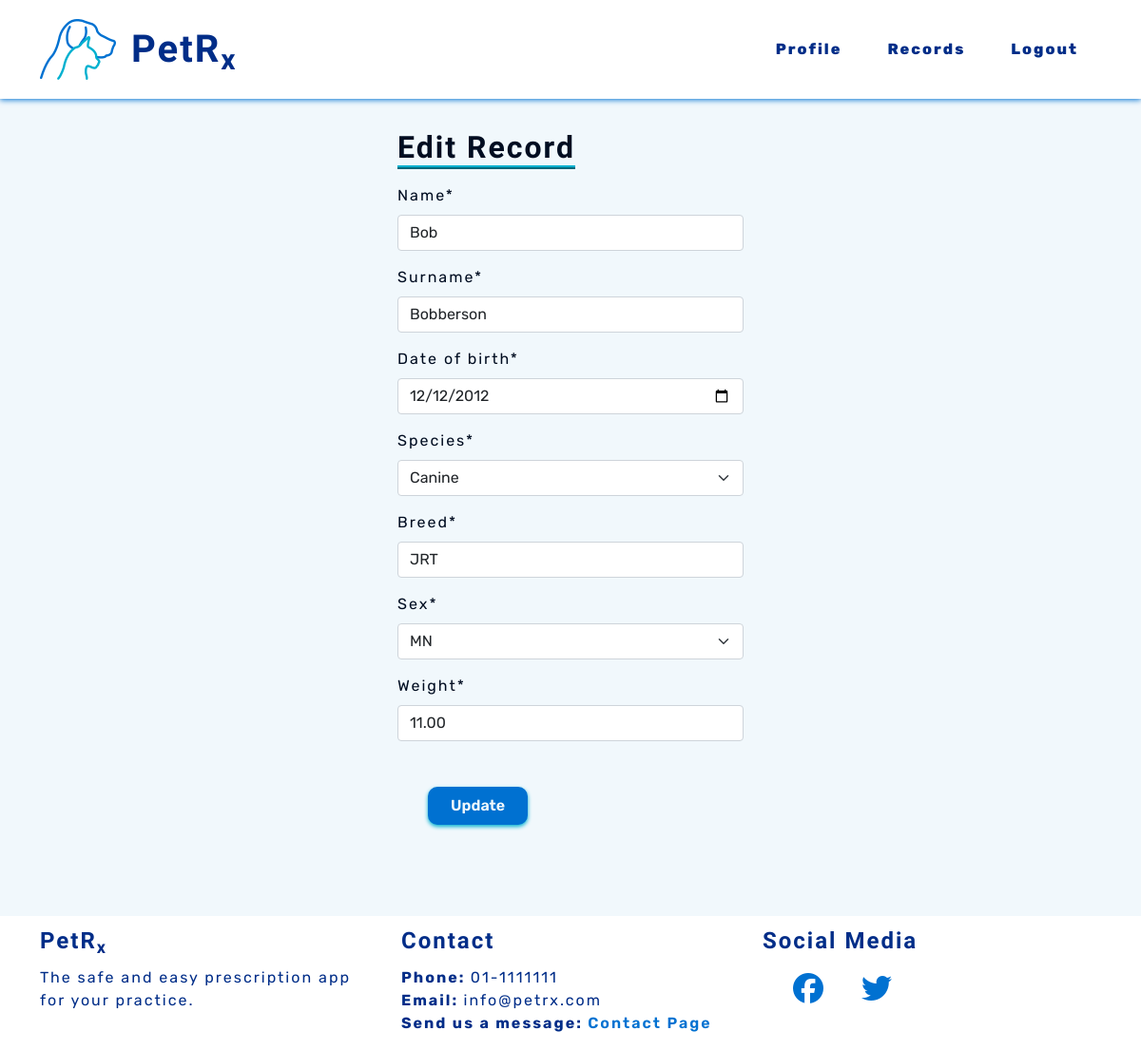
Before: /records/edit-animal/1 (signed in) with the older database file.
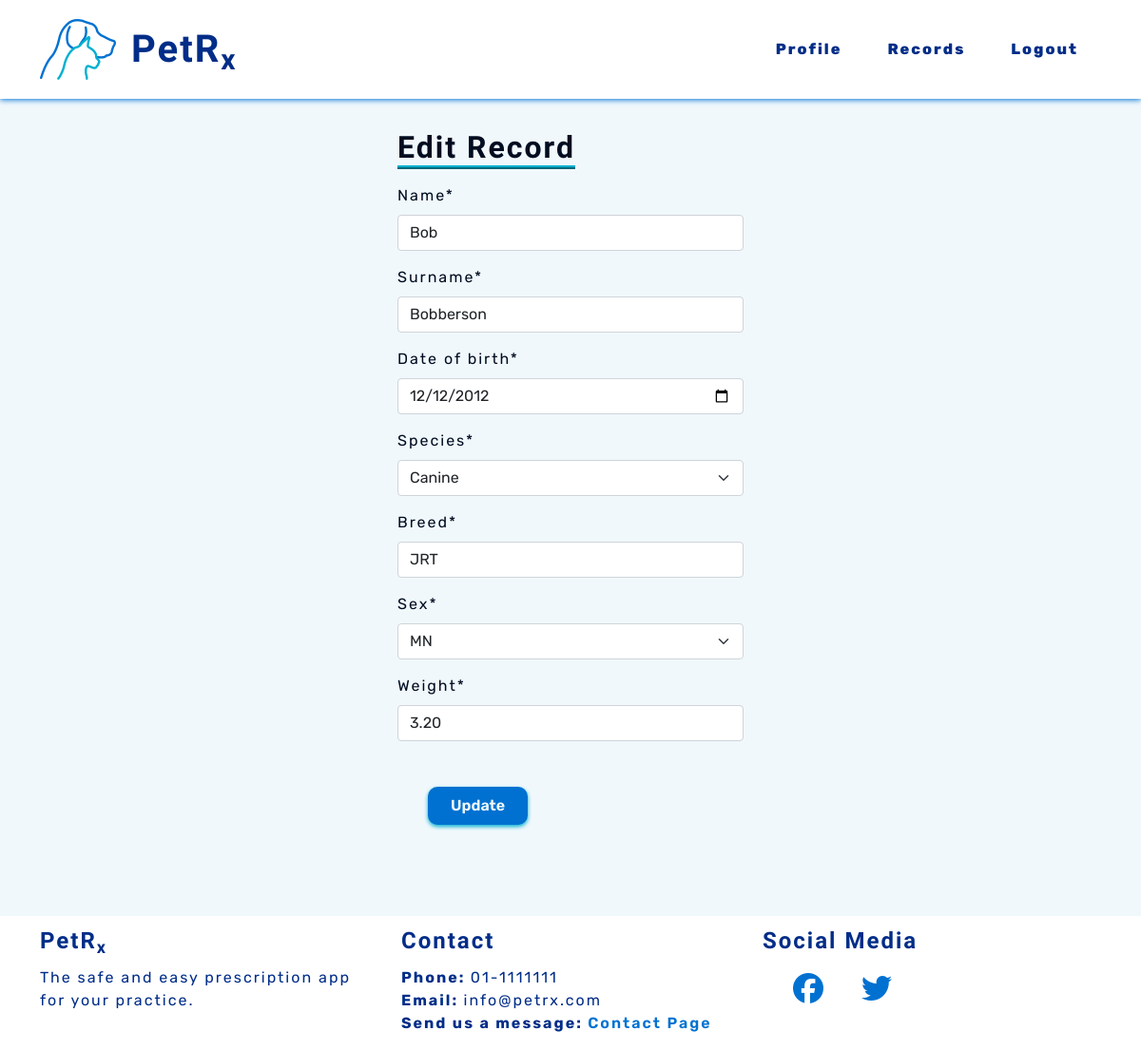
After: the same page with the newer database file.
### records/models.py (models this page shows, shortened)
class Record(models.Model):
    name = models.CharField(max_length=50)
    surname = models.CharField(max_length=50)
    date_of_birth = models.DateField()
    species = models.CharField(choices=SPECIES, max_length=10)
    breed = models.CharField(max_length=50)
    sex = models.CharField(choices=SEX, max_length=10)
    weight = models.DecimalField(max_digits=5, decimal_places=2)
    note = models.CharField(max_length=300, blank=True)
    class Meta:
        ordering = ['surname']
        unique_together = [
            'name',
            'surname',
            'date_of_birth',
            'species',
            'sex']

### petrx/decorators.py (the view)
    def wrapper(request, *args, **kwargs):
        if request.user.is_authenticated:
            if request.user.is_active:
                return function(request, *args, **kwargs)
            else:
                return render(request, 'vetprofiles/restricted.html')
        else:
            return redirect('vetprofiles:login')

### records/forms.py
class RecordForm(forms.ModelForm):
    class Meta:
        model = Record
        fields = [
            'name',
            'surname',
            'date_of_birth',
            'species',
            'breed',
            'sex',
            'weight']
        widgets = {
            'date_of_birth': DateInput(),
        }
        error_messages = {
            NON_FIELD_ERRORS: {
                'unique_together': "A record already exists with the same %(field_labels)s.",  # noqa
            }}

### records/views.py (called while the page is built)
@vet_login_and_active
def edit_animal(request, animal_id):
    record = Record.objects.get(id=animal_id)
    form = RecordForm(request.POST or None, instance=record)
    if form.is_valid():
        form.save()
        return redirect('records:animal_profile', animal_id=animal_id)
    else:
        form = RecordForm(request.POST or None, instance=record)
    context = {
        'record': record,
        'edit_form': form
    }
    return render(request, 'records/edit_animal.html', context)

### records/templates/records/edit_animal.html (shortened to what this page needs)
{% extends 'base.html' %}
{% block content %}
{% load crispy_forms_tags %}
<div class="container-md d-flex justify-content-center">
    <div class="col-md-4">
        <h2 class="subheadings">Edit Record</h2>
        <form method="POST">
            {{ edit_form|crispy }}
            <button class="pet-btns" type="submit">Update</button>
        </form>
    </div>
</div>
{% endblock %}

Changed rows visible on the page:
changed Record "Bob": weight "11.00" → "3.20"
